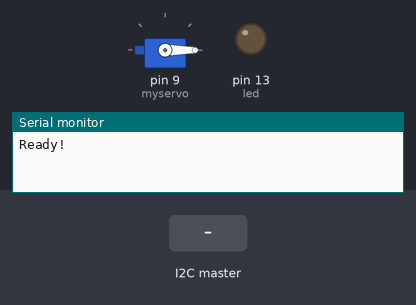
A sketch run on a simulated Arduino Nano, built with avr-gcc and run on an emulated ATmega328P. Parts: servo, output pins drawn as LEDs (lit = HIGH), the last lines printed to the serial monitor. The inputs (shaded band) are chosen by the test bench.

Above: at 1.2 s.
1.3 s: the I2C master sends the byte 90
At 2.0 s:
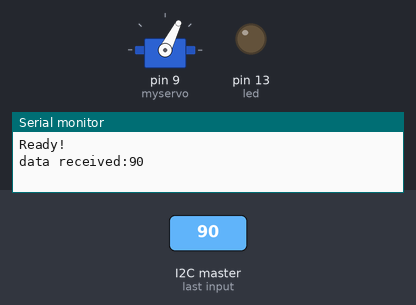
2.8 s: the I2C master sends the byte 200
At 3.2 s:
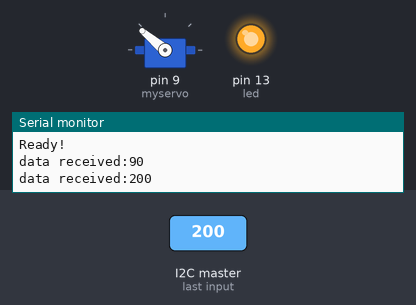
4.3 s: the I2C master sends the byte 1
At 5.6 s:
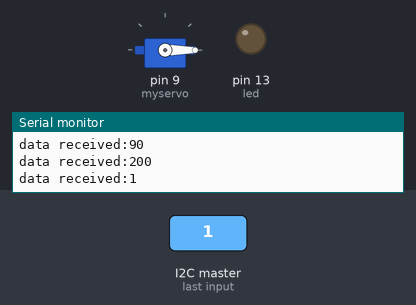
Timing chart, 0 to 7.3 s (numbered marks = the images above; inputs shaded):
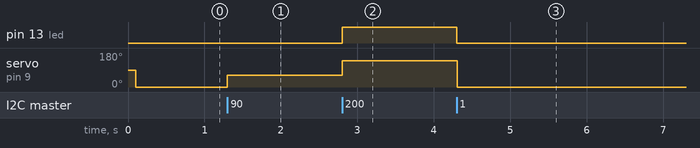

Measured:
- after the input at 1.3 s, servo on pin 9 (myservo): 0° → 63° at once
- after the input at 2.8 s, pin 13 (led): LOW → HIGH at once; servo on pin 9 (myservo): 63° → 140° at once
- after the input at 4.3 s, pin 13 (led): HIGH → LOW at once; servo on pin 9 (myservo): 140° → 0° at once

The sketch:

nano_to_pi.ino
```cpp
#include <Wire.h>
#include <Servo.h>

Servo myservo;

#define SLAVE_ADDRESS 0x04

int number = 0;
int state  = 0;
int led = 13;

void setup() {
  myservo.attach(9);

  pinMode(led, OUTPUT);
  Serial.begin(9600); // start serial for output

  Wire.begin(SLAVE_ADDRESS);

  Wire.onReceive(receiveData);
  Wire.onRequest(sendData);

  Serial.println("Ready!");
}


void loop() {
  delay(100);
  float f = number*180.0/256.0;
  myservo.write((int) f);

  //myservo.write(0);              // tell servo to go to position in variable 'pos'
  //delay(500);                       // waits 15ms for the servo to reach the position
  //myservo.write(180);
  //delay(500);
}

// callback for received data
void receiveData(int byteCount) {

  while(Wire.available()) {
    number = Wire.read();
    Serial.print("data received:");
    Serial.println(number);

    analogWrite(led, number);
    /*if (number < 128) {
      if (state == 0) {
        digitalWrite(13, HIGH); // set the LED on
        state = 1;
      }
      else {
        digitalWrite(13, LOW); // set the LED off
        state = 0;
      }
    }*/
  }
}

// callback for sending data
void sendData(){
  Wire.write(number);
}
```
